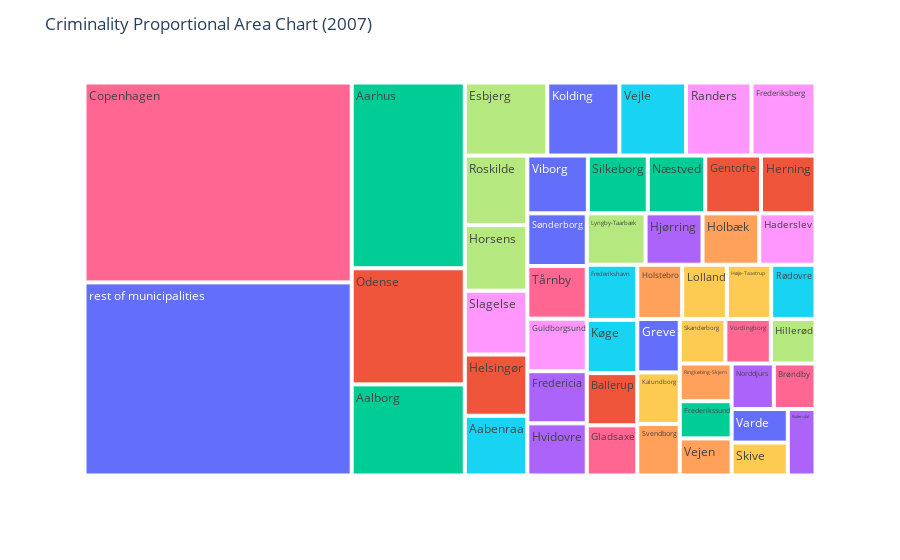

The code cell stored with this chart in its notebook:
### Markdown cell above
In order to be able to **explore the raw data**, you may provide **static** and **interactive plots** to show important developments

### Code cell
from ipywidgets import interact, widgets

# Define the interactive widget for selecting the year
year_widget = widgets.IntSlider(
    value=2007,
    min=2007,
    max=2022,
    step=1,
    description='Year:'
)

# Define the function that creates the proportional area chart
def create_chart(year):
    # Filter the data to only include the selected year and drop the row with the "Unknown municipality" value
    year_data = criminality_year[['municipalities', f'crim_{year}']].drop(criminality_year.index[criminality_year['municipalities'] == 'Unknown municipality'])
    
    # Calculate the total crimes for the year
    total_crimes = year_data[f'crim_{year}'].sum()
    
    # Calculate the proportional area for each municipality
    year_data['area'] = year_data[f'crim_{year}']/total_crimes
    
    # Sort the data by crime in descending order
    year_data = year_data.sort_values(by=f'crim_{year}', ascending=False)
    
    # Get the top 50 municipalities by crime
    top_municipalities = year_data.iloc[:50, :]
    
    # Calculate the cumulative proportion of crimes and the index of the row where the cumulative proportion exceeds 0.5
    top_municipalities['cumulative_prop'] = top_municipalities['area'].cumsum()
    index_cutoff = top_municipalities[top_municipalities['cumulative_prop'] > 0.5].index[0]
    
    # Aggregate the municipalities that represent less than 50% of the crimes into a single observation
    rest_of_municipalities = year_data.iloc[50:, :]
    rest_of_municipalities = pd.DataFrame(rest_of_municipalities.sum(numeric_only=True)).T
    rest_of_municipalities['municipalities'] = 'rest of municipalities'
    rest_of_municipalities['area'] = 1 - top_municipalities.iloc[:index_cutoff, :]['area'].sum()
    
    # Combine the top municipalities and the aggregated municipalities
    year_data = pd.concat([top_municipalities.iloc[:index_cutoff, :], rest_of_municipalities], ignore_index=True)
    
    # Create a label showing the percentage of crimes for each municipality
    year_data['label'] = year_data.apply(lambda row: f"{row['municipalities']}: {row['crim_' + str(year)] / total_crimes:.2%}", axis=1)
    
    # Create the chart using Plotly Express
    fig = px.treemap(year_data, path=['municipalities'], values='area', color='municipalities', hover_data=['label'])
    fig.update_layout(
        title=f'Criminality Proportional Area Chart ({year})',
        xaxis_title='Municipality',
        yaxis_title='Proportional Area',
    )
    fig.show()

# Create the interactive widget
interact(create_chart, year=year_widget)

### Figure 1 — Plotly figure (JSON) as saved in the notebook; plotly's stock layout.template omitted (floating-point values rounded to 4 significant figures)
{"data": [{"branchvalues": "total", "customdata": [["Greve: 0.79%", "Greve"], ["Ballerup: 0.92%", "Ballerup"], ["Aalborg: 3.59%", "Aalborg"], ["Norddjurs: 0.67%", "Norddjurs"], ["Vejen: 0.67%", "Vejen"], ["Aabenraa: 1.30%", "Aabenraa"], ["Brøndby: 0.66%", "Brøndby"], ["Horsens: 1.43%", "Horsens"], ["Frederiksberg: 1.63%", "Frederiksberg"], ["Lolland: 0.84%", "Lolland"], ["Sønderborg: 1.09%", "Sønderborg"], ["Herning: 1.10%", "Herning"], ["Næstved: 1.16%", "Næstved"], ["Rudersdal: 0.64%", "Rudersdal"], ["Holstebro: 0.85%", "Holstebro"], ["Køge: 0.94%", "Køge"], ["Gladsaxe: 0.88%", "Gladsaxe"], ["Hillerød: 0.69%", "Hillerød"], ["Slagelse: 1.39%", "Slagelse"], ["Kalundborg: 0.76%", "Kalundborg"], ["Kolding: 1.83%", "Kolding"], ["Odense: 4.57%", "Odense"], ["Frederikssund: 0.67%", "Frederikssund"], ["Hvidovre: 1.08%", "Hvidovre"], ["Ringkøbing-Skjern: 0.68%", "Ringkøbing-Skjern"], ["Rødovre: 0.84%", "Rødovre"], ["Copenhagen: 18.59%", "Copenhagen"], ["Lyngby-Taarbæk: 1.05%", "Lyngby-Taarbæk"], ["Randers: 1.66%", "Randers"], ["Høje-Taastrup: 0.84%", "Høje-Taastrup"], ["Varde: 0.66%", "Varde"], ["Helsingør: 1.33%", "Helsingør"], ["Aarhus: 7.31%", "Aarhus"], ["Fredericia: 1.08%", "Fredericia"], ["Svendborg: 0.76%", "Svendborg"], ["Frederikshavn: 0.97%", "Frederikshavn"], ["Vordingborg: 0.70%", "Vordingborg"], ["Roskilde: 1.51%", "Roskilde"], ["Haderslev: 1.01%", "Haderslev"], ["Skanderborg: 0.71%", "Skanderborg"], ["Viborg: 1.22%", "Viborg"], ["Gentofte: 1.12%", "Gentofte"], ["Silkeborg: 1.21%", "Silkeborg"], ["Hjørring: 1.02%", "Hjørring"], ["Holbæk: 1.01%", "Holbæk"], ["Vejle: 1.69%", "Vejle"], ["Tårnby: 1.09%", "Tårnby"], ["Esbjerg: 2.10%", "Esbjerg"], ["Guldborgsund: 1.09%", "Guldborgsund"], ["Skive: 0.64%", "Skive"], ["rest of municipalities: 17.96%", "rest of municipalities"]], "domain": {"x": [0, 1], "y": [0, 1]}, "hovertemplate": "labels=%{label}<br>area=%{value}<br>parent=%{parent}<br>id=%{id}<br>label=%{customdata[0]}<br>municipalities=%{customdata[1]}<extra></extra>", "ids": ["Greve", "Ballerup", "Aalborg", "Norddjurs", "Vejen", "Aabenraa", "Brøndby", "Horsens", "Frederiksberg", "Lolland", "Sønderborg", "Herning", "Næstved", "Rudersdal", "Holstebro", "Køge", "Gladsaxe", "Hillerød", "Slagelse", "Kalundborg", "Kolding", "Odense", "Frederikssund", "Hvidovre", "Ringkøbing-Skjern", "Rødovre", "Copenhagen", "Lyngby-Taarbæk", "Randers", "Høje-Taastrup", "Varde", "Helsingør", "Aarhus", "Fredericia", "Svendborg", "Frederikshavn", "Vordingborg", "Roskilde", "Haderslev", "Skanderborg", "Viborg", "Gentofte", "Silkeborg", "Hjørring", "Holbæk", "Vejle", "Tårnby", "Esbjerg", "Guldborgsund", "Skive", "rest of municipalities"], "labels": ["Greve", "Ballerup", "Aalborg", "Norddjurs", "Vejen", "Aabenraa", "Brøndby", "Horsens", "Frederiksberg", "Lolland", "Sønderborg", "Herning", "Næstved", "Rudersdal", "Holstebro", "Køge", "Gladsaxe", "Hillerød", "Slagelse", "Kalundborg", "Kolding", "Odense", "Frederikssund", "Hvidovre", "Ringkøbing-Skjern", "Rødovre", "Copenhagen", "Lyngby-Taarbæk", "Randers", "Høje-Taastrup", "Varde", "Helsingør", "Aarhus", "Fredericia", "Svendborg", "Frederikshavn", "Vordingborg", "Roskilde", "Haderslev", "Skanderborg", "Viborg", "Gentofte", "Silkeborg", "Hjørring", "Holbæk", "Vejle", "Tårnby", "Esbjerg", "Guldborgsund", "Skive", "rest of municipalities"], "marker": {"colors": ["#636efa", "#EF553B", "#00cc96", "#ab63fa", "#FFA15A", "#19d3f3", "#FF6692", "#B6E880", "#FF97FF", "#FECB52", "#636efa", "#EF553B", "#00cc96", "#ab63fa", "#FFA15A", "#19d3f3", "#FF6692", "#B6E880", "#FF97FF", "#FECB52", "#636efa", "#EF553B", "#00cc96", "#ab63fa", "#FFA15A", "#19d3f3", "#FF6692", "#B6E880", "#FF97FF", "#FECB52", "#636efa", "#EF553B", "#00cc96", "#ab63fa", "#FFA15A", "#19d3f3", "#FF6692", "#B6E880", "#FF97FF", "#FECB52", "#636efa", "#EF553B", "#00cc96", "#ab63fa", "#FFA15A", "#19d3f3", "#FF6692", "#B6E880", "#FF97FF", "#FECB52", "#636efa"]}, "name": "", "parents": ["", "", "", "", "", "", "", "", "", "", "", "", "", "", "", "", "", "", "", "", "", "", "", "", "", "", "", "", "", "", "", "", "", "", "", "", "", "", "", "", "", "", "", "", "", "", "", "", "", "", ""], "type": "treemap", "values": [0.007898, 0.00919, 0.03587, 0.006693, 0.006697, 0.01301, 0.006603, 0.01428, 0.01628, 0.008429, 0.0109, 0.01097, 0.01157, 0.006412, 0.008477, 0.009364, 0.008825, 0.006927, 0.0139, 0.007626, 0.01833, 0.04572, 0.006711, 0.01078, 0.006811, 0.008365, 0.1859, 0.01051, 0.01664, 0.008369, 0.006561, 0.01333, 0.07313, 0.01079, 0.007608, 0.009711, 0.007047, 0.01515, 0.01005, 0.007073, 0.01218, 0.01123, 0.01205, 0.01019, 0.01014, 0.01694, 0.01088, 0.02097, 0.01086, 0.006446, 0.1796]}], "layout": {"legend": {"tracegroupgap": 0}, "margin": {"t": 60}, "title": {"text": "Criminality Proportional Area Chart (2007)"}, "xaxis": {"title": {"text": "Municipality"}}, "yaxis": {"title": {"text": "Proportional Area"}}}}
